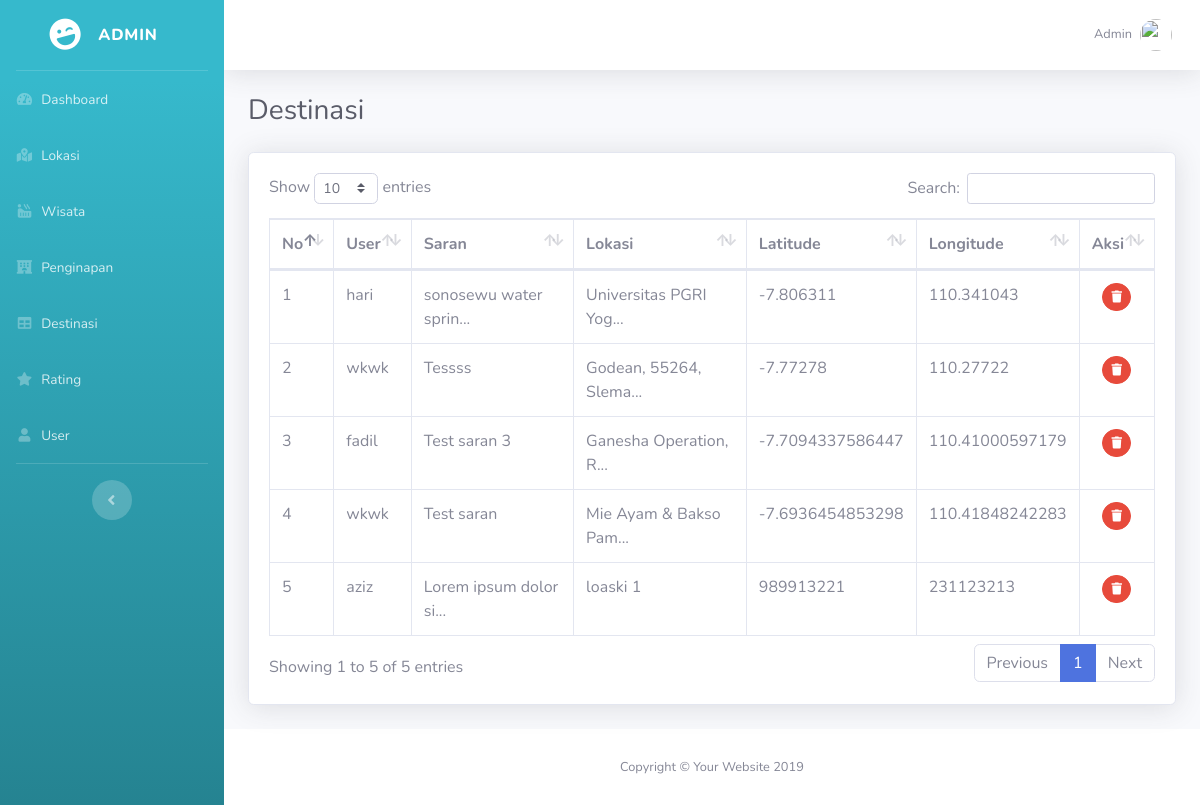
Screenshot of /index.php/destinasi with the database file from the repository.
### tables this page shows
CREATE TABLE `tb_destinasi` (
  `id_destinasi` int(11) NOT NULL,
  `id_user` int(11) NOT NULL,
  `saran` text NOT NULL,
  `lokasi` text NOT NULL,
  `lat` double NOT NULL,
  `lng` double NOT NULL
);

CREATE TABLE `tb_user` (
  `id_user` int(11) NOT NULL,
  `nama` varchar(50) NOT NULL,
  `username` varchar(50) NOT NULL,
  `password` varchar(50) NOT NULL
);

### application/controllers/Destinasi.php (called while the page is built, shortened)
<?php if ( ! defined('BASEPATH')) exit('No direct script access allowed');
class Destinasi extends CI_Controller{
    function index()
    {
       $data['judul']='Destinasi';
	   $data['header']='include/header';
	   $data['menu']='include/menu';
	   $data['content']='content/destinasi/index';
	   $this->db->select('tb_user.nama, tb_destinasi.*');
       $this->db->from('tb_destinasi');
       $this->db->join('tb_user', 'tb_user.id_user=tb_destinasi.id_user');
	   $this->db->order_by('tb_destinasi.id_destinasi', 'DESC');
       $data['destinasi'] = $this->db->get()->result();
	   $this->load->view('include/main', $data);
	}
}

### index.php (called while the page is built, shortened)
<?php
require_once BASEPATH.'core/CodeIgniter.php';

### application/views/content/destinasi/index.php (the view)
<div class="container-fluid">
    <div class="d-sm-flex align-items-center justify-content-between mb-4">
    <h1 class="h3 mb-0 text-gray-800">Destinasi</h1>
    </div>
    <div class="card shadow mb-4">
        <div class="card-body">
            <div class="table-responsive">
            <table class="table table-bordered" id="dataTable" width="100%" cellspacing="0">
                <thead>
                <tr>
                    <th>No</th>
                    <th>User</th>
                    <th>Saran</th>
                    <th>Lokasi</th>
                    <th>Latitude</th>
                    <th>Longitude</th>
                    <th>Aksi</th>
                </tr>
                </thead>
                <tbody>
                <?php
                    $no = 1;
                    foreach($destinasi as $row){ ?>
                         <tr>
                            <td><?=$no++?></td>
                            <td><?=$row->nama?></td>
                            <td><?php echo strlen($row->saran) > 20 ? substr($row->saran, 0, 20)."..." : $row->saran;?></td>
                            <td><?php echo strlen($row->lokasi) > 20 ? substr($row->lokasi, 0, 20)."..." : $row->lokasi;?></td>
                            <td><?=$row->lat?></td>
                            <td><?=$row->lng?></td>
                            <td>
                                <div class="d-flex align-items-center justify-content-around ">
                                    <a href="<?=base_url()?>index.php/destinasi/delete/<?=$row->id_destinasi?>" class="btn btn-danger btn-circle btn-sm">
                                        <i class="fas fa-trash"></i>
                                    </a>
                                </div>
                            </td>
                        </tr>
                    <?php
                    }
                ?>
                </tbody>
            </table>
            </div>
        </div>
    </div>
</div>

### rows the page displays
tb_destinasi: id_user.nama "hari", saran "sonosewu water sprin", lokasi "Universitas PGRI Yog", lat "-7.806311", lng "110.341043"
tb_destinasi: id_user.nama "wkwk", saran "Tessss", lokasi "Godean, 55264, Slema", lat "-7.77278", lng "110.27722"
tb_destinasi: id_user.nama "fadil", saran "Test saran 3", lokasi "Ganesha Operation, R", lat "-7.7094337586447", lng "110.41000597179"
tb_destinasi: id_user.nama "wkwk", saran "Test saran", lokasi "Mie Ayam & Bakso Pam", lat "-7.6936454853298", lng "110.41848242283"
tb_destinasi: id_user.nama "aziz", saran "Lorem ipsum dolor si", lokasi "loaski 1", lat "989913221", lng "231123213"
